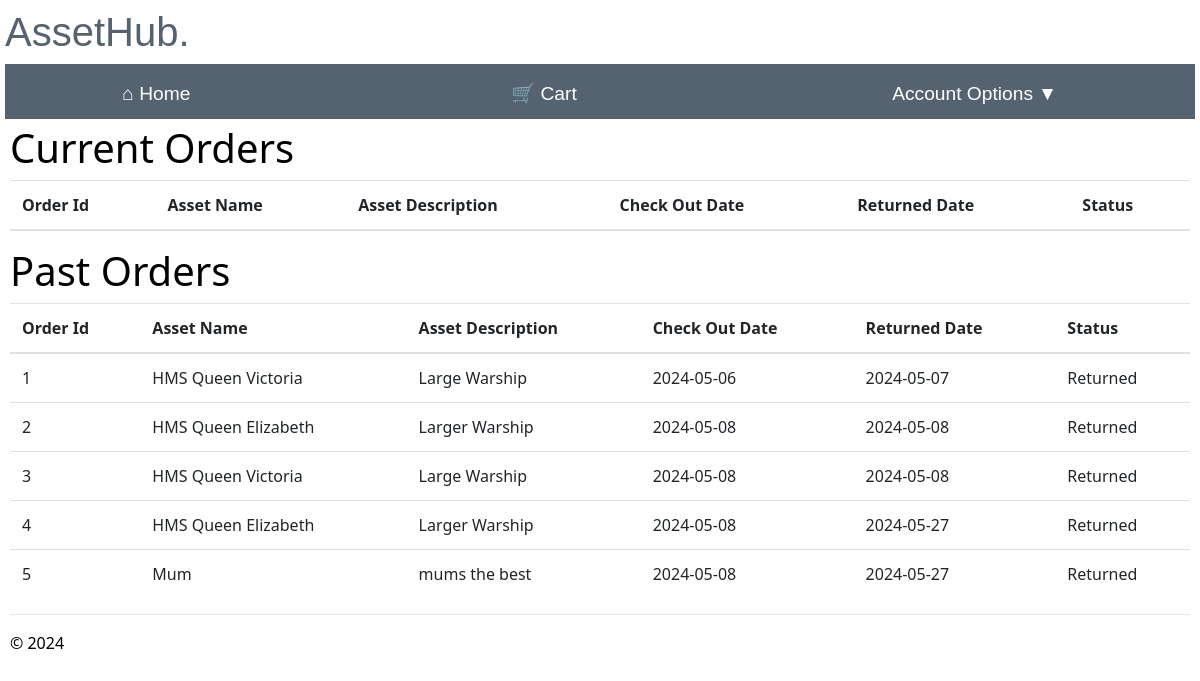
The page /order_history (signed in) on the database as committed earlier.
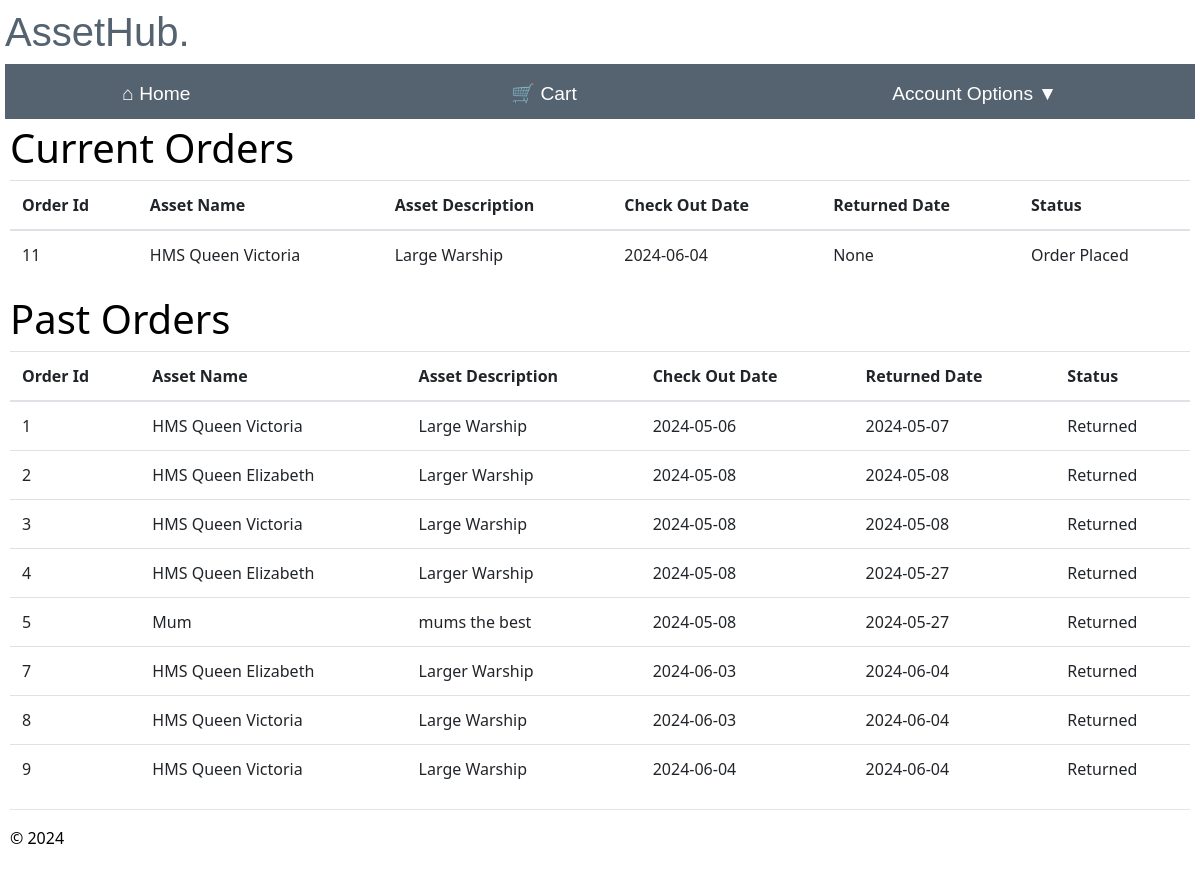
The same page on the database as committed later.
### app/models/models.py (models this page shows)
class Order(db.Model):
    __tablename__ = 'order'
    order_id = db.Column(db.Integer, primary_key=True, nullable=False)
    username = db.Column(db.Integer, db.ForeignKey('user.username'), nullable=False)#needs to be string
    asset_id = db.Column(db.String(100), db.ForeignKey('assets.asset_id'), nullable=False)
    branch_id = db.Column(db.Integer, db.ForeignKey('branch.branch_id'), nullable=False)
    check_out_date = db.Column(db.Date,nullable=False)
    return_date = db.Column(db.Date,nullable=True)
    status = db.Column(db.String(20),nullable= False, default='New Order')
    user = relationship('User', backref='order')
    asset = relationship('Assets', backref='order')
    branch = relationship('Branch', backref='order')

class Assets(db.Model):
    __tablename__ = 'assets'
    asset_id = db.Column(db.Integer, primary_key=True, nullable=False)
    asset_name = db.Column(db.String(100), nullable=True)#change to not null
    asset_description = db.Column(db.String(225), nullable=True)
    keyword = db.Column(db.String(50), nullable=False)
    available = db.Column(db.String(50), nullable=False, default='Y')

### app/main/routes.py (the view)
@bp.route("/order_history")
@login_required
def order_history():
    try:
        current_order_history = Order.query.filter(Order.username == current_user.username, Order.status != 'Returned').all()
        past_order_history = Order.query.filter(Order.username == current_user.username,Order.status == 'Returned').all()
        current_app.logger.info('Username: %s viewed their order history', current_user.username)
        order_history = current_order_history + past_order_history
        asset_names, asset_description, _ = get_asset_details(order_history)
        return render_template('order_history.html', current_order_history=current_order_history, asset_names=asset_names,asset_description=asset_description, past_order_history=past_order_history)
    except Exception as e:
        flash("An error occurred retrieving orders.")
        current_app.logger.warning('Username: %s had a problem viewing their order history', current_user.username)
    return redirect(url_for("main.home"))

### app/manager/routes.py (called while the page is built)
def get_asset_details(item_deatils):
    asset_names = {}
    asset_description = {}
    branch_names = {}
    for item in item_deatils:
        asset = Assets.query.filter_by(asset_id=item.asset_id).first()
        branch = Branch.query.filter_by(branch_id=item.branch_id).first()
        if asset:
            asset_names[item.asset_id] = asset.asset_name
            asset_description[item.asset_id] = asset.asset_description
        if branch:
            branch_names[item.branch_id] = branch.branch_name
    return asset_names, asset_description, branch_names

### app/main/templates/order_history.html (shortened to what this page needs)
{% extends "layout.html" %}
{% block content %}
<h1>Current Orders</h1>
<table class="table table-hover">
    <thead class="active tables">
      <th>Order Id</th>
      <th>Asset Name</th>
      <th>Asset Description</th>
      <th>Check Out Date</th>
      <th>Returned Date</th>
      <th>Status</th>
    </thead>
    <tbody>
      {% for current_order_history in current_order_history %}
      <tr>
            <td>{{ current_order_history.order_id }}</td>
            <td>{{ asset_names[current_order_history.asset_id] }}</td>
            <td>{{ asset_description[current_order_history.asset_id ] }}</td>
            <td>{{ current_order_history.check_out_date }}</td>
            <td>{{ current_order_history.return_date }}</td>
            <td>{{ current_order_history.status }}</td>
      </tr>
      {% endfor %}
    </tbody>
  </table>
  <h1>Past Orders</h1>
  <table class="table table-hover">
    <thead class="past tables">
      <th>Order Id</th>
      <th>Asset Name</th>
      <th>Asset Description</th>
      <th>Check Out Date</th>
      <th>Returned Date</th>
      <th>Status</th>
    </thead>
    <tbody>
      {% for past_order_history in past_order_history %}
      <tr>
            <td>{{ past_order_history.order_id }}</td>
            <td>{{ asset_names[past_order_history.asset_id] }}</td>
            <td>{{ asset_description[past_order_history.asset_id ] }}</td>
            <td>{{ past_order_history.check_out_date }}</td>
            <td>{{ past_order_history.return_date }}</td>
            <td>{{ past_order_history.status }}</td>
      </tr>
      {% endfor %}
    </tbody>
  </table>
{% endblock %}

### app/main/templates/layout.html (shortened to what this page needs)
<!DOCTYPE html>
<html>
    <head>
        <link rel="stylesheet" href="https://stackpath.bootstrapcdn.com/bootstrap/4.5.2/css/bootstrap.min.css">
        <link rel="stylesheet" type="text/css" href="{{ url_for('static', filename='site.css')}}" />
    </head>
    <body>
        <div class="heading">
            <h1>AssetHub.</h1>  </div>
        <div class="navbar">
            <a  href="{{ url_for('main.home') }}" class="navbar-item">&nbsp;&#8962; Home</a>
            <a  href="{{ url_for('main.view_cart') }}" class="navbar-item">&nbsp;&#128722; Cart</a>
            <div class="dropdown">
                <a class="navbar-item dropdown-arrow" >Account Options</a>
            </div>
        </div>
        <div class="body-content">
            {% block content %}
            {% endblock %}
            <hr/>
            <footer>
                <p>&copy; 2024</p>
            </footer>
        </div>
    </body>
</html>

### app/static/site.css (style rules this page uses)
.body-content { padding: 5px; font-family:'Segoe UI', Tahoma, Geneva, Verdana, sans-serif; color: rgb(0, 0, 0); }
.heading { display:block; flex-direction: column; justify-content: center; align-items: center; color: rgb(85, 99, 112); font-family:Arial, Helvetica, sans-serif }
.navbar { background-color: rgb(85, 99, 112); font-size: 1.2em; font-family: 'Trebuchet MS', 'Lucida Sans Unicode', 'Lucida Grande', 'Lucida Sans', Arial, sans-serif; color: white; padding: 8px 30px 2px 4px; }
.navbar-item { padding: 8px; margin: 0 100px; text-decoration: none; color: white; cursor: pointer; }
.dropdown-arrow::after { content: '\25BC'; margin-left: 5px; }

### app/main/templates/layout.html (style rules this page uses)
body { padding: 8px 5px 8px 5px; }

Rows that differ between the two databases and show on the page:
added Order: order_id "11", {{ asset_names[current_order_history.asset_id] }} "HMS Queen Victoria", {{ asset_description[current_order_history.asset_id ] }} "Large Warship", check_out_date "2024-06-04", return_date "None", status "Order Placed", shown under "Current Orders"
added Order: order_id "7", {{ asset_names[past_order_history.asset_id] }} "HMS Queen Elizabeth", {{ asset_description[past_order_history.asset_id ] }} "Larger Warship", check_out_date "2024-06-03", return_date "2024-06-04", status "Returned", shown under "Past Orders"
added Order: order_id "8", {{ asset_names[past_order_history.asset_id] }} "HMS Queen Victoria", {{ asset_description[past_order_history.asset_id ] }} "Large Warship", check_out_date "2024-06-03", return_date "2024-06-04", status "Returned", shown under "Past Orders"
added Order: order_id "9", {{ asset_names[past_order_history.asset_id] }} "HMS Queen Victoria", {{ asset_description[past_order_history.asset_id ] }} "Large Warship", check_out_date "2024-06-04", return_date "2024-06-04", status "Returned", shown under "Past Orders"
